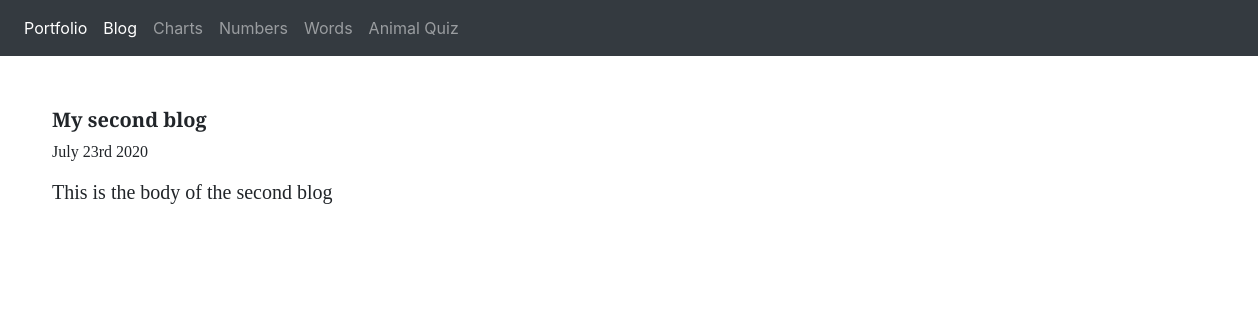
The app's page /blog/2/ with its own data.
### blog/models.py (models this page shows, shortened)
class Blog(models.Model):
    title = models.CharField(max_length=200)
    date = models.DateField()
    body = models.TextField()

### blog/views.py (the view)
# urls.py: path('<int:blog_id>/', views.detail, name="detail"),
def detail(request, blog_id):
    blog = get_object_or_404(Blog, pk=blog_id)
    return render(request, 'blog/detail.html',{'blog':blog})

### blog/templates/blog/detail.html
{% extends 'portfolio/base.html' %}
{% block content %}
    <div class="container-fluid mx-5 p-1">
        <h5><b>{{ blog.title }}</b></h5>
        <p>{{ blog.date|date:'F jS Y' }}</p>
        <h5>{{ blog.body }}</h5>
    </div>
{% endblock %}

### portfolio/templates/portfolio/base.html (style rules this page uses)
h5, p { font-family: 'Zilla Slab', serif; }

### records on screen
Blog: title "My second blog", date "July 23rd 2020", body "This is the body of the second blog"
